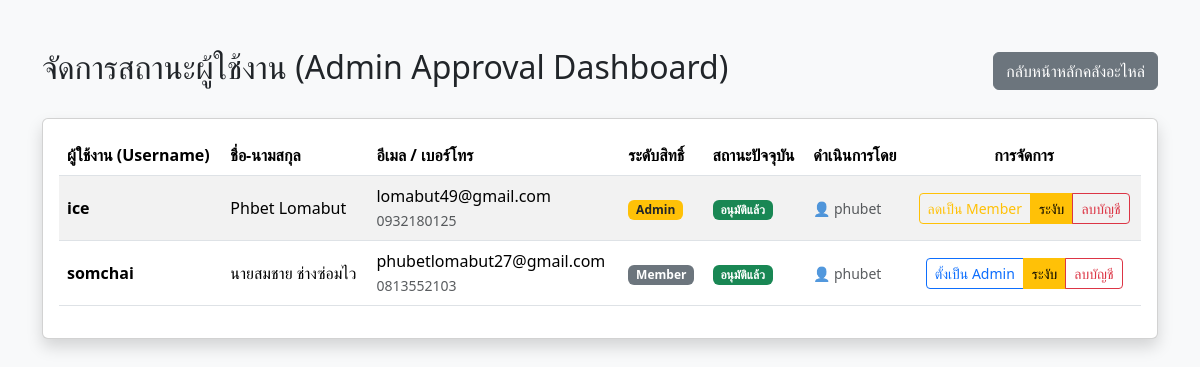
The page /accounts/admin/approval/ (signed in) on the database its author committed.
### accounts/models.py (models this page shows, shortened)
class UserProfile(models.Model):
    user = models.OneToOneField(User, on_delete=models.CASCADE, related_name='profile')
    phone_number = models.CharField(max_length=20, blank=True, null=True, verbose_name="เบอร์โทรศัพท์")
    ROLE_CHOICES = (
        ('admin', 'ผู้ดูแลระบบ (Admin)'),
        ('member', 'ช่างซ่อม/พนักงาน (Member)'),
        ('guest', 'ผู้เยี่ยมชม (Guest)'),
    )
    role = models.CharField(max_length=10, choices=ROLE_CHOICES, default='guest', verbose_name="บทบาท")
    APPROVAL_STATUS = (
        ('pending', 'รออนุมัติ'),
        ('approved', 'อนุมัติแล้ว'),
        ('rejected', 'ไม่อนุมัติ'),
        ('suspended', 'ระงับการใช้งาน'),
    )
    status = models.CharField(max_length=15, choices=APPROVAL_STATUS, default='pending', verbose_name="สถานะบัญชี")
    rejection_reason = models.TextField(blank=True, null=True, verbose_name="เหตุผล/หมายเหตุจากแอดมิน")
    approved_by = models.ForeignKey(User, on_delete=models.SET_NULL, null=True, blank=True, related_name='approvals_made', verbose_name="ผู้ดำเนินการล่าสุด")
    updated_at = models.DateTimeField(auto_now=True, verbose_name="อัปเดตล่าสุดเมื่อ")

### accounts/views.py (the view)
# urls.py: path('admin/approval/', views.admin_approval_list, name='admin_approval'),
@staff_member_required
def admin_approval_list(request):
    profiles = UserProfile.objects.select_related('user', 'approved_by').all().order_by('id')
    return render(request, 'admin_approval.html', {'profiles': profiles})

### accounts/templates/admin_approval.html (shortened to what this page needs)
{% load static %}
<!DOCTYPE html>
<html lang="th">
<head>
    <link href="{% static 'bootstrap/css/bootstrap.min.css' %}" rel="stylesheet">
</head>
<body class="bg-light">
    <div class="container mt-5 mb-5">
        <div class="d-flex justify-content-between align-items-center mb-4">
            <h2>จัดการสถานะผู้ใช้งาน (Admin Approval Dashboard)</h2>
            <a href="/" class="btn btn-secondary">กลับหน้าหลักคลังอะไหล่</a>
        </div>
        <div class="card shadow">
            <div class="card-body">
                <div class="table-responsive">
                    <table class="table table-striped align-middle">
                        <thead>
                            <tr>
                                <th>ผู้ใช้งาน (Username)</th>
                                <th>ชื่อ-นามสกุล</th>
                                <th>อีเมล / เบอร์โทร</th>
                                <th>ระดับสิทธิ์</th>
                                <th>สถานะปัจจุบัน</th>
                                <th>ดำเนินการโดย</th>
                                <th class="text-center">การจัดการ</th>
                            </tr>
                        </thead>
                        <tbody>
                            {% for p in profiles %}
                            <tr>
                                <td><strong>{{ p.user.username }}</strong></td>
                                <td>{{ p.user.first_name }} {{ p.user.last_name }}</td>
                                <td>
                                    {{ p.user.email|default:"-" }}<br>
                                    <small class="text-muted">{{ p.phone_number|default:"-" }}</small>
                                </td>
                                <td>
                                    {% if p.user.is_superuser %}
                                        <span class="badge bg-danger">Super Admin</span>
                                    {% elif p.user.is_staff %}
                                        <span class="badge bg-warning text-dark">Admin</span>
                                    {% else %}
                                        <span class="badge bg-secondary">Member</span>
                                    {% endif %}
                                </td>
                                <td>
                                    {% if p.status == 'pending' %}
                                        <span class="badge bg-warning text-dark">รออนุมัติ</span>
                                    {% elif p.status == 'approved' %}
                                        <span class="badge bg-success">อนุมัติแล้ว</span>
                                    {% elif p.status == 'rejected' %}
                                        <span class="badge bg-danger" title="{{ p.rejection_reason }}">ไม่อนุมัติ</span>
                                    {% else %}
                                        <span class="badge bg-secondary">ถูกระงับ</span>
                                    {% endif %}
                                </td>
                                <td>
                                    {% if p.approved_by %}
                                        <small class="text-muted">👤 {{ p.approved_by.username }}</small>
                                    {% else %}
                                        <span class="text-muted">-</span>
                                    {% endif %}
                                </td>
                                <td class="text-center">
                                    {% if p.user == request.user %}
                                        <span class="badge bg-light text-muted border">บัญชีของคุณ</span>
                                    {% else %}
                                        <div class="btn-group btn-group-sm" role="group">
                                            {% if p.status == 'pending' %}
                                                <a href="{% url 'accounts:update_status' p.id 'approve' %}" class="btn btn-success">อนุมัติ</a>
                                                <a href="{% url 'accounts:update_status' p.id 'reject' %}" class="btn btn-danger" onclick="return confirm('ยืนยันการปฏิเสธบัญชี {{ p.user.username }}?')">ปฏิเสธ</a>
                                            {% elif p.status == 'approved' %}
                                                {% if not p.user.is_superuser %}
                                                    {% if p.user.is_staff %}
                                                        <a href="{% url 'accounts:update_status' p.id 'remove_admin' %}" class="btn btn-outline-warning" onclick="return confirm('ต้องการลดสิทธิ์คุณ {{ p.user.username }} เป็น Member ใช่หรือไม่?')">ลดเป็น Member</a>
                                                    {% else %}
                                                        <a href="{% url 'accounts:update_status' p.id 'make_admin' %}" class="btn btn-outline-primary" onclick="return confirm('ต้องการแต่งตั้งคุณ {{ p.user.username }} เป็น Admin ใช่หรือไม่?')">ตั้งเป็น Admin</a>
                                                    {% endif %}
                                                {% endif %}
                                                <a href="{% url 'accounts:update_status' p.id 'suspend' %}" class="btn btn-warning" onclick="return confirm('ยืนยันการระงับบัญชีคุณ {{ p.user.username }}?')">ระงับ</a>
                                            {% elif p.status == 'suspended' or p.status == 'rejected' %}
                                                <a href="{% url 'accounts:update_status' p.id 'approve' %}" class="btn btn-outline-success" onclick="return confirm('ต้องการเปิดให้ {{ p.user.username }} ใช้งานอีกครั้ง?')">เปิดใช้งานอีกครั้ง</a>
                                            {% endif %}
                                            {% if not p.user.is_superuser %}
                                                <a href="{% url 'accounts:update_status' p.id 'delete_user' %}" class="btn btn-outline-danger" onclick="return confirm('ยืนยันลบบัญชี {{ p.user.username }} ออกจากระบบถาวรหรือไม่?')">ลบบัญชี</a>
                                            {% endif %}
                                        </div>
                                    {% endif %}
                                </td>
                            </tr>
                            {% empty %}
                            <tr>
                                <td colspan="7" class="text-center text-muted py-4">ยังไม่มีสมาชิกในระบบ</td>
                            </tr>
                            {% endfor %}
                        </tbody>
                    </table>
                </div>
            </div>
        </div>
    </div>
</body>
</html>

### rows shown on the page
UserProfile: user.username "ice", user.first_name "Phbet", user.last_name "Lomabut", user.email "lomabut49@gmail.com", phone_number "0932180125", shows "Admin", status "อนุมัติแล้ว", approved_by.username "phubet"
UserProfile: user.username "somchai", user.first_name "นายสมชาย", user.last_name "ช่างซ่อมไว", user.email "phubetlomabut27@gmail.com", phone_number "0813552103", shows "Member", status "อนุมัติแล้ว", approved_by.username "phubet"
